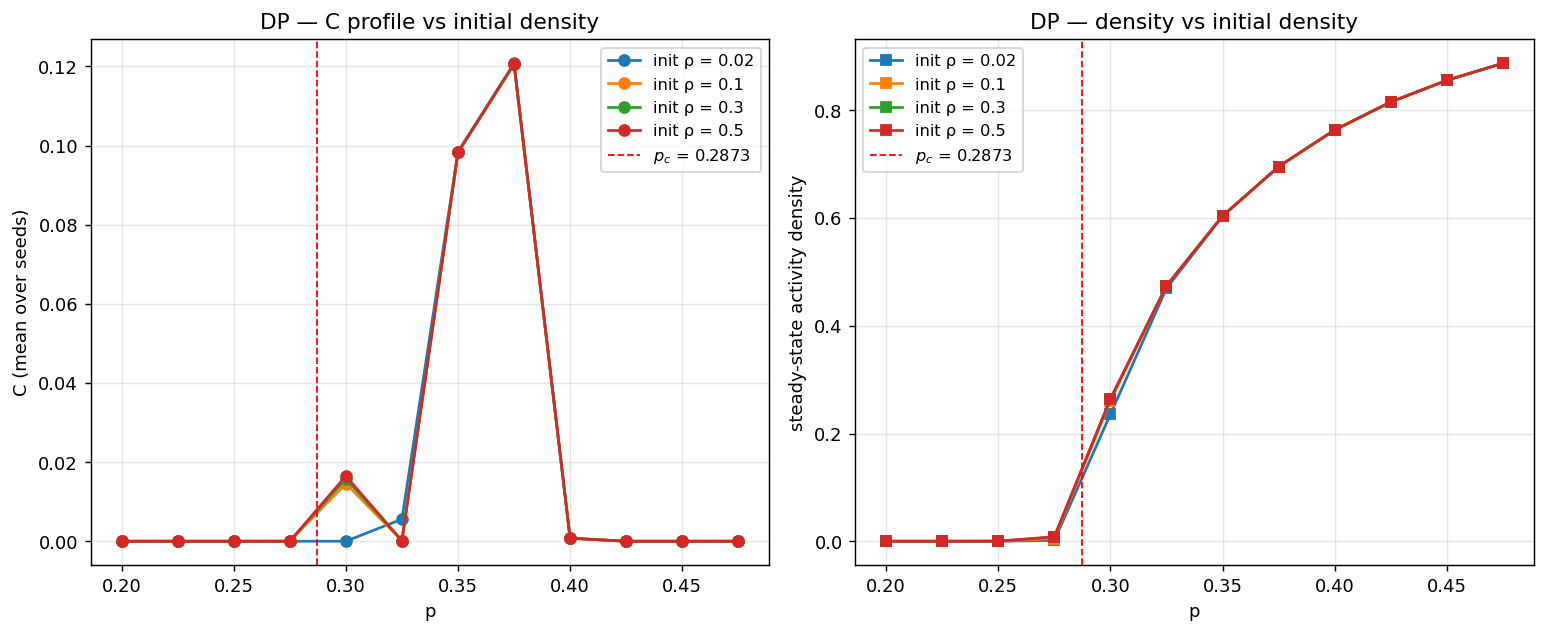

The script that saved this image:
"""
DP vs Contact Process discrepancy — initial-density probe.

Hypothesis: the DP profile peak at +30% above p_c (vs CP peak AT p_c) is an
artifact of DP's sparse initial condition (INIT_DENSITY=0.02). With a dense
initial condition the sub-critical/marginal phase can keep activity alive
through the measurement window, so C should peak closer to p_c.

Run the same DP model (v9 _dp_run) with four init densities spanning
very-sparse to dense, and see where C peaks.
"""
import sys, os, time
sys.path.insert(0, os.path.join(os.path.dirname(__file__), '..', '..', '..'))

import numpy as np
import matplotlib.pyplot as plt
from complexity_framework_v9 import _dp_run, compute_C, DP_CFG

P_C     = DP_CFG['PC_EXACT']                  # 0.2873
P_VALS  = np.round(np.arange(0.20, 0.50, 0.025), 4)
N_SEEDS = 5
INIT_DENSITIES = [0.02, 0.10, 0.30, 0.50]     # 4 conditions

def sweep(init_density):
    cfg = DP_CFG.copy()
    cfg['INIT_DENSITY'] = init_density
    rows = []
    for p in P_VALS:
        Cs, dens = [], []
        for s in range(N_SEEDS):
            hist = _dp_run(p, cfg, seed=s)
            m = compute_C(hist, cfg['BURNIN'], cfg['WINDOW'])
            Cs.append(m['score'])
            dens.append(hist[cfg['BURNIN']:].mean())
        rows.append(dict(p=p, C=np.mean(Cs), density=np.mean(dens)))
    return rows

results = {}
t0 = time.time()
for rho in INIT_DENSITIES:
    print(f"sweeping init_density={rho}...")
    results[rho] = sweep(rho)
print(f"total {time.time()-t0:.1f}s")

# Print table
print(f"\n{'p':>6}  " + "  ".join(f"rho={rho}:C,den" for rho in INIT_DENSITIES))
for i, p in enumerate(P_VALS):
    row = f"{p:>6.3f}  "
    for rho in INIT_DENSITIES:
        r = results[rho][i]
        row += f"  {r['C']:>6.3f}/{r['density']:>4.2f}  "
    print(row)

# Find peak offsets
print(f"\n{'init_density':>12}  {'p_peak':>8}  {'C_peak':>8}  {'offset%':>8}")
for rho in INIT_DENSITIES:
    Cs = np.array([r['C'] for r in results[rho]])
    if Cs.max() == 0:
        print(f"{rho:>12.2f}  (all zero — dead)")
        continue
    i = int(Cs.argmax())
    p_peak = P_VALS[i]
    offset = 100.0 * (p_peak - P_C) / P_C
    print(f"{rho:>12.2f}  {p_peak:>8.3f}  {Cs.max():>8.3f}  {offset:>+8.1f}")

# Plot
fig, (ax1, ax2) = plt.subplots(1, 2, figsize=(12, 5))
for rho, rows in results.items():
    p  = [r['p'] for r in rows]
    C  = [r['C'] for r in rows]
    den = [r['density'] for r in rows]
    ax1.plot(p, C,   marker='o', label=f'init ρ = {rho}')
    ax2.plot(p, den, marker='s', label=f'init ρ = {rho}')

for ax in (ax1, ax2):
    ax.axvline(P_C, color='red', ls='--', lw=1, label=f'$p_c$ = {P_C}')
    ax.legend(fontsize=9)
    ax.set_xlabel('p')
    ax.grid(alpha=0.3)
ax1.set_ylabel('C (mean over seeds)')
ax1.set_title('DP — C profile vs initial density')
ax2.set_ylabel('steady-state activity density')
ax2.set_title('DP — density vs initial density')
plt.tight_layout()
out = os.path.join(os.path.dirname(__file__), 'dp_init_density_probe.png')
plt.savefig(out, dpi=130, bbox_inches='tight')
print(f"\nSaved: {out}")
